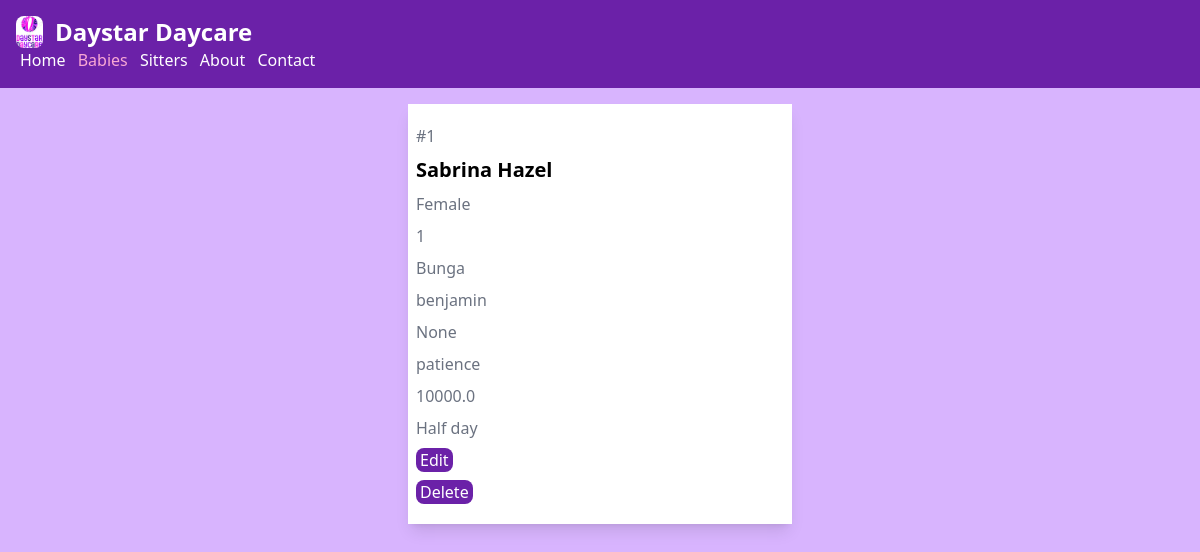
The app's page /baby/viewbaby/1, older data.
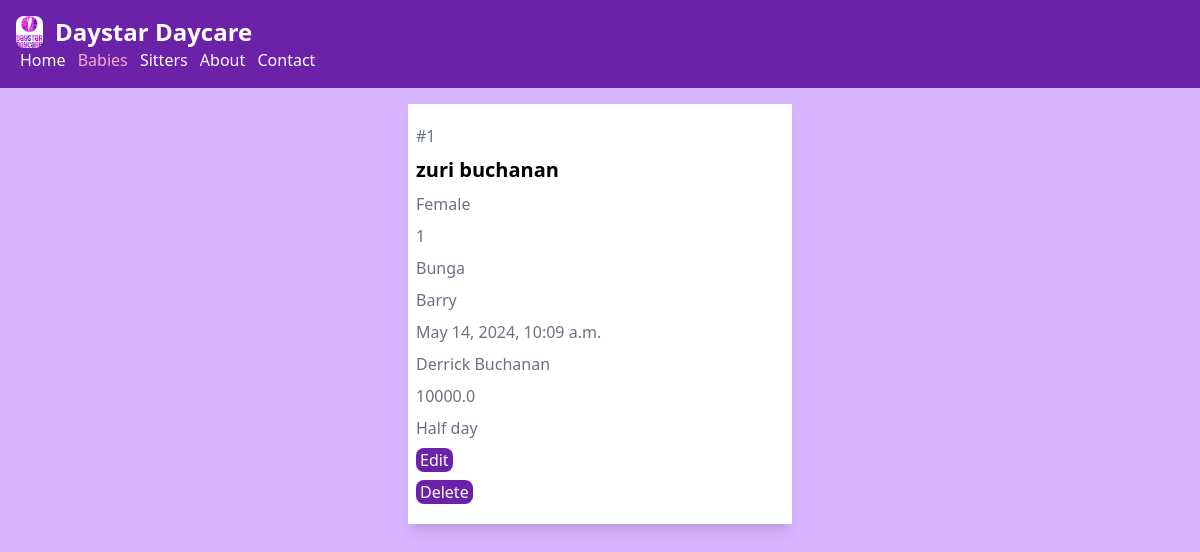
The same page, newer data.
### baby_app/models.py (models this page shows, shortened)
class Baby(models.Model):
    name = models.CharField(max_length=100)
    gender = models.CharField(max_length=25)
    age = models.IntegerField()
    location = models.CharField(max_length=200)
    name_dropper = models.CharField(max_length=100)
    time_arrival = models.DateTimeField(auto_now_add=True)
    name_parents = models.CharField(max_length=100)
    amount_paid = models.FloatField()
    period_stay = models.CharField(max_length=50)

### baby_app/views.py (the view)
# urls.py: path('viewbaby/<int:baby_id>', views.viewbaby, name='viewbaby'),
def viewbaby(request, baby_id):
    baby = Baby.objects.get(id=baby_id)
    context = {'baby': baby}
    template = loader.get_template('baby_app/viewbaby.html')
    return HttpResponse(template.render(context))

### baby_app/templates/baby_app/viewbaby.html (shortened to what this page needs)
{% load static %}
<!DOCTYPE html>
<html lang="en">
<head>
    <script src="https://cdn.tailwindcss.com"></script>
</head>
<body class="bg-purple-300">
    <nav class="flex bg-purple-800 gap-2 p-4 items-center text-white">
        <div>
            <a href="/home" class="flex items-center mb-4 sm:mb-0 space-x-3 rtl:space-x-reverse">
                <img src="{% static "home_app/images/daystar_logo_2.jpg" %}" class="h-8 rounded-lg" alt="Daystar_Daycare_Logo">
                <span class="self-center text-2xl font-semibold whitespace-nowrap dark:text-white">Daystar Daycare</span>
            </a>
            <div class="justify-end">
                <a href="/home" class="px-1">Home</a>
                <a href="/baby" class="text-pink-300 px-1">Babies</a>
                <a href="/sitter" class="px-1">Sitters</a>
                <a href="/abouts" class="px-1">About</a>
                <a href="/contacts" class="px-1">Contact</a>
            </div>
        </div>
    </nav>
    <div class="bg-white m-4 shadow-lg flex flex-col gap-2 max-w-sm mx-auto py-5 px-2">
        <p class="text-gray-500"> #{{ baby.id }} </p>
        <h1 class="font-bold text-xl"> {{ baby.name }} </h1>
        <p class="text-gray-500"> {{ baby.gender }} </p>
        <p class="text-gray-500"> {{ baby.age }} </p>
        <p class="text-gray-500"> {{ baby.location }} </p>
        <p class="text-gray-500"> {{ baby.name_dropper }} </p>
        <p class="text-gray-500"> {{ baby.time_arrival }} </p>
        <p class="text-gray-500"> {{ baby.name_parents }} </p>
        <p class="text-gray-500"> {{ baby.amount_paid }} </p>
        <p class="text-gray-500"> {{ baby.period_stay }} </p>
        <a href="{% url "editbaby" baby.id %}">
            <button type="submit" class="px-1 py-0 bg-purple-800 text-white hover:bg-pink-300 rounded-lg">Edit</button>
        </a>
        <a href="{% url "deletebaby" baby.id %}">
            <button type="submit" class="px-1 py-0 bg-purple-800 text-white hover:bg-pink-300 rounded-lg">Delete</button>
        </a>
    </div>
</body>
</html>

Row changes from the older to the newer data that the page shows:
changed Baby "Female": name "Sabrina Hazel" → "zuri buchanan"; name_dropper "benjamin" → "Barry"; time_arrival "None" → "May 14, 2024, 10:09 a.m."; name_parents "patience" → "Derrick Buchanan"
